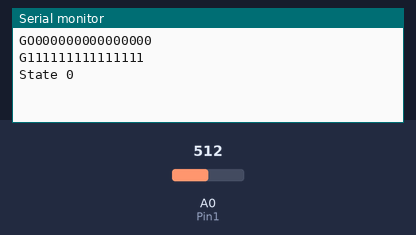
Recording of a sketch running on a simulated Arduino Uno WiFi Rev2. Parts: the last lines printed to the serial monitor. The test bench sets the inputs (shaded band); at power-on: A0 (Pin1) = 512.

Above: at 3.7 s.
3.8 s: A0 (Pin1) set to 164
At 5.71 s:
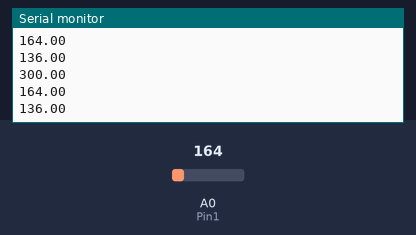
6.8 s: A0 (Pin1) set to 138
At 9.2 s:
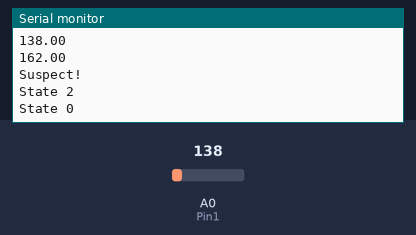
Timing chart, 0 to 10.7 s (numbered marks = the images above; inputs shaded):
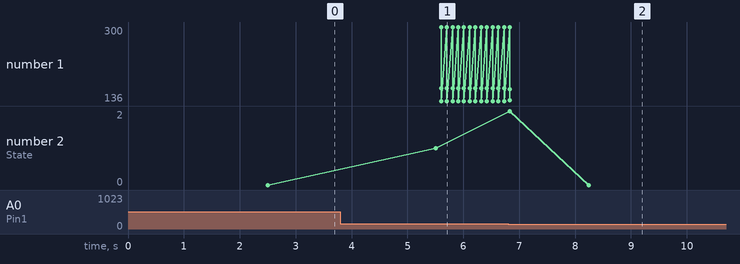

The sketch:

sketch_feb2a.ino
```cpp
#include <ezTime.h>

const int Pin1 = A0;

// Cayenne required libraries
//#define CAYENNE_DEBUG       // Uncomment to show Cayenne debug messages
#define CAYENNE_PRINT Serial  // Comment this out to disable prints and save space
#include <CayenneMQTTWiFi.h>

// Required library for Arduino Uno Wifi to connect to Google Sheets
#include "WiFi.h"

// Libraries for retrieving time from NTP server
#include <NTPClient.h>
#include <WiFiUdp.h>

WiFiUDP ntpUDP;
NTPClient timeClient(ntpUDP);

// Website and ID for API to push data to Google Sheets
const char WEBSITE[] = "api.pushingbox.com"; //pushingbox API server
const String devid = "v6D9FBC33D781722"; //device ID from Pushingbox

// WiFi network info.
char ssid[] = "ubcvisitor";
char wifiPassword[] = "";
// char ssid[] = "Verizon XT1565 5471";
// char wifiPassword[] = "76f34bc136c2";

// Cayenne authentication info. This should be obtained from the Cayenne Dashboard.
char username[] = "7f6eead0-9b4e-11e8-a42a-3f9fb83051a4";
char password[] = "3607a8f057cc2ac996a72d9d846c7239b27f1aff";
char clientID[] = "e3a5ca00-1b69-11e9-898f-c12a468aadce";

// Impact storage
//int impact = 0;
//int previmpact = 0;

// Wifi client for sending data to Google Sheets
WiFiClient client;  //Instantiate WiFi object

void setup() {
  pinMode(Pin1, INPUT);
  Serial.begin(115200);
  Serial.println("GO000000000000000");
  Cayenne.begin(username, password, clientID, ssid, wifiPassword);
  // Initial data push to Cayenne
  Cayenne.loop();
  // Time setup
  timeClient.begin();
  timeClient.setTimeOffset(-28800);
  Serial.println("G111111111111111");
}

void loop() {

  //state 0 variables
  int state = 0;
  bool enter_state = true;
  uint32_t start_time;
  //state 1 variables
  float voltage;
  float voltage_scaner[51];
  int scaner_index = 0;
  float maxV=0;
  float minV=1023;

  //Check whether state is normal
  if( state<0 || state>3 ){
    state = 0;
  }//Return state to 0 if state is abnormal.


  //State 0: wait until voltage get stable(time = 5 secend)
  while (state == 0){
    if(enter_state == true){
        start_time = millis();
        enter_state = false;
        Serial.println("State 0");
    }
    //Serial.println(millis());
    if((millis()-start_time) > 3000){
          state = 1;
          enter_state = true;
    }//leaving state
  }//End of state 0


  //State 1: start scaning sample
  while (state == 1){

    start_time = micros();

    if(enter_state == true){
      Serial.println("State 1");
      enter_state = false;
      scaner_index = 0;
    }

    //scan the voltage
    voltage = analogRead(Pin1);
    voltage_scaner[scaner_index] = voltage;
    //Serial.println(voltage_scaner[scaner_index]);


    //Check array for suspect voltage difference
    if(scaner_index == 49){
      //Serial.println("OK");
      maxV = 300.00;
      minV = 600.00;
      int index=0;
      while(index<50){
        //Serial.println(index);
        //Serial.println(voltage_scaner[index]);
        if(maxV<voltage_scaner[index]){
          maxV = voltage_scaner[index];
          //Serial.println(maxV);
        }
        if(minV>voltage_scaner[index]){
          minV = voltage_scaner[index];
          //Serial.println(minV);
        }
      index++;
      }

      float diff=maxV-minV;
      Serial.println(maxV);
      Serial.println(minV);
      Serial.println(diff);
    }

    if(scaner_index<50){
      scaner_index ++;
    }
    else{
      scaner_index = 0;
    }

    if(maxV-minV > 150){                        //Change the threshold difference here!!!
      Serial.println("Suspect!");
      enter_state = true;
      state = 2;
    }//leaving state 1

    //loop time controller
    while(micros()-start_time<2000){
      //Serial.println("Wait");
      //do nothing
    }
  }//End of state1

  //State 2: wait until voltage get stable(time = 5 secend)
  while (state == 2){
    if(enter_state == true){
        enter_state = false;
        Serial.println("State 2");
    }

    //Serial.println(millis());

    float Voltage_Log[1600];//Log size = (max impact duration)0.4 sec * (sampling frequency)4000 sample per second
    int index2 = 50;
    while(index2<1600){
      start_time = micros();
      Voltage_Log[index2]=analogRead(Pin1);
      index2++;
      while(micros()-start_time<250){
        //250us
      }
    }
    int index3 = 0;
    while(index3<50){
      Voltage_Log[index3]=voltage_scaner[index3];
      index3++;
    }

    //Check for duration
    int pulse_count=0;
    for(int i=0;i<1600;i++){

      if(i%50 == 0){
        maxV = 0;
        minV = 1023;
      }
      else{
          maxV = max(maxV,Voltage_Log[i]);
          minV = min(minV,Voltage_Log[i]);
        }
      if( maxV-minV > 100 && i%50==49){                        //Change the threshold difference here!!!
        pulse_count++;
      }

    }

    //Voltage Damping


    if((pulse_count<10)){//back to state 1
        state = 1;
        enter_state = true;
    }//leaving state

    else{//go to state 3
        state = 3;
        enter_state = true;
    }//leaving state

    //state=3;
  }//End of state 2

   while(state == 3){
    Serial.println("Bird Impact!");
    timeClient.update();
    String location = "Marine_Drive_15";

    // Condition is if a new impact has been registered

    Cayenne.loop();

      //Start or API service using our WiFi Client through PushingBox
      if (client.connect(WEBSITE, 80))
        {
    //          Serial.println(client.getTime());
          // Send GET request for PushingBox, including timestamp and location
           client.print("GET /pushingbox?devid=" + devid
         + "&timestamp=" + (String) timeClient.getFormattedDate()
         + "&location="      + location
           );

        client.println(" HTTP/1.1");
        client.print("Host: ");
        client.println(WEBSITE);
        client.println("Connection: close");
        client.println();
        }
      else
        {
          Serial.println("Error sending to Sheets!\n");
        }
    state = 0;
   }

   delay(1000);
}//End of program


// Default function for sending sensor data at intervals to Cayenne.
// You can also use functions for specific channels, e.g CAYENNE_OUT(1) for sending channel 1 data.
CAYENNE_OUT_DEFAULT()
{
  // Send impact data to Cayenne
  //Cayenne.virtualWrite(0, 0);
}

// Default function for processing actuator commands from the Cayenne Dashboard.
// You can also use functions for specific channels, e.g CAYENNE_IN(1) for channel 1 commands.
CAYENNE_IN_DEFAULT()
{
  //CAYENNE_LOG("Channel %u, value %s", request.channel, getValue.asString());
  //Process message here. If there is an error set an error message using getValue.setError(), e.g getValue.setError("Error message");
}
```

Measured:
- the behaviour switches between 150 and 149 on A0 (Pin1) (found by bisection; images 1 and 2)
- after the input at 3.8 s, the serial monitor: prints a new line after 1.8 s (image 1)
- after the input at 6.8 s, the serial monitor: prints a new line at once (image 2)
- plotted number 1: 136 → 162 after the input at 6.8 s
- plotted number 2: 1 → 0 after the input at 6.8 s
